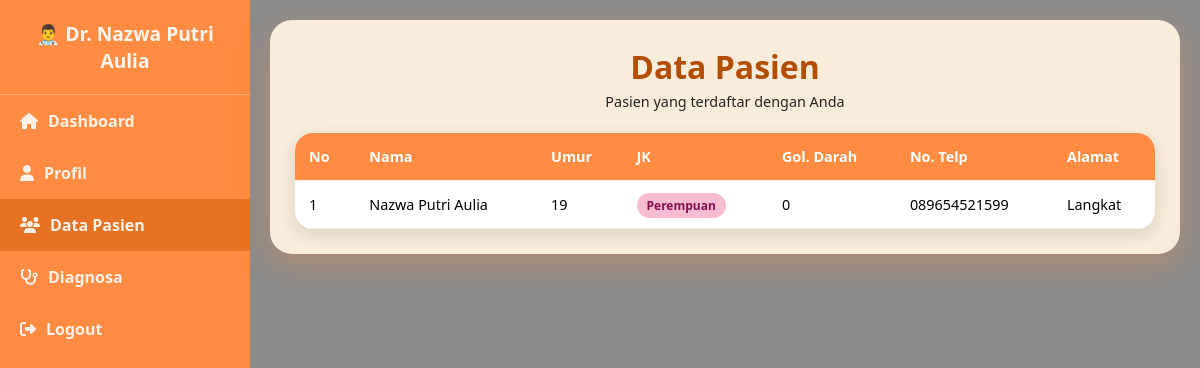
The page /dokter/data_pasien.php (signed in) on the database its author committed.
### tables this page shows
CREATE TABLE `dokter` (
  `nip` int(11) NOT NULL,
  `nama_dokter` varchar(100) NOT NULL,
  `spesialis` varchar(50) DEFAULT NULL,
  `no_telp` varchar(18) DEFAULT NULL,
  `alamat` text DEFAULT NULL,
  `id_user` int(11) DEFAULT NULL
);

CREATE TABLE `pasien` (
  `kode_pasien` int(11) NOT NULL,
  `nama_pasien` varchar(100) NOT NULL,
  `umur` int(3) DEFAULT NULL,
  `jenis_kelamin` enum('L','P') DEFAULT NULL,
  `alamat` text DEFAULT NULL,
  `no_telp` varchar(18) DEFAULT NULL,
  `gol_darah` varchar(3) DEFAULT NULL,
  `id_user` int(11) DEFAULT NULL,
  `nip` int(11) DEFAULT NULL
);

### dokter/data_pasien.php (the view, shortened to what this page needs)
<?php
include "../config/koneksi.php";
$id_user = $_SESSION['id_user'] ?? null;
$dokter = mysqli_fetch_assoc(
    mysqli_query($koneksi,"SELECT nip, nama_dokter FROM dokter WHERE id_user='$id_user'")
);
$nip = $dokter['nip'];
$nama_dokter = htmlspecialchars($dokter['nama_dokter']);
$pasien = mysqli_query($koneksi,"
    SELECT DISTINCT p.kode_pasien, p.nama_pasien, p.umur, p.jenis_kelamin,
           p.alamat, p.no_telp, p.gol_darah
    FROM rawat_inap r
    JOIN pasien p ON r.kode_pasien = p.kode_pasien
    WHERE r.nip='$nip'
    ORDER BY p.nama_pasien
");
?>
<!DOCTYPE html>
<html lang="id">
<head>
<link rel="stylesheet" href="https://cdnjs.cloudflare.com/ajax/libs/font-awesome/6.5.0/css/all.min.css"/>
</head>
<body>
<div class="sidebar">
    <div class="logo">👨‍⚕️ <?= $nama_dokter ?></div>
    <a href="dashboard.php"><i class="fas fa-home"></i>Dashboard</a>
    <a href="daftar_dokter.php"><i class="fas fa-user"></i>Profil</a>
    <a class="active"><i class="fas fa-users"></i>Data Pasien</a>
    <a href="input_diagnosa.php"><i class="fas fa-stethoscope"></i>Diagnosa</a>
    <a href="../logout.php"><i class="fas fa-sign-out-alt"></i>Logout</a>
</div>
<div class="main">
    <div class="content">
        <h1>Data Pasien</h1>
        <p>Pasien yang terdaftar dengan Anda</p>
        <?php if(mysqli_num_rows($pasien)>0): ?>
        <div class="table-wrap">
            <table>
                <tr>
                    <th>No</th>
                    <th>Nama</th>
                    <th>Umur</th>
                    <th>JK</th>
                    <th>Gol. Darah</th>
                    <th>No. Telp</th>
                    <th>Alamat</th>
                </tr>
                <?php $no=1; while($p=mysqli_fetch_assoc($pasien)): ?>
                <tr>
                    <td><?= $no++ ?></td>
                    <td><?= $p['nama_pasien'] ?></td>
                    <td><?= $p['umur'] ?? '-' ?></td>
                    <td>
                        <span class="badge <?= $p['jenis_kelamin'] ?>">
                            <?= $p['jenis_kelamin']=='L'?'Laki-laki':'Perempuan' ?>
                        </span>
                    </td>
                    <td><?= $p['gol_darah'] ?? '-' ?></td>
                    <td><?= $p['no_telp'] ?? '-' ?></td>
                    <td><?= $p['alamat'] ?? '-' ?></td>
                </tr>
                <?php endwhile; ?>
            </table>
        </div>
        <?php endif; ?>
    </div>
</div>
</body>
</html>

### dokter/data_pasien.php (style rules this page uses)
* { box-sizing:border-box }
body { margin:0; font-family:'Segoe UI',sans-serif; background: linear-gradient(rgba(0,0,0,.45),rgba(0,0,0,.45)), url("../assets/RS_Pondok_Indah_-_Pondok_Indah.jpg") center/cover fixed; display:flex; }
.sidebar { width:250px; background:#FF8C42; min-height:100vh; }
.sidebar .logo { color:#FFF6EE; text-align:center; font-size:1.2rem; font-weight:bold; padding:20px; border-bottom:1px solid rgba(255,255,255,.3); }
.sidebar a { display:flex; align-items:center; gap:10px; padding:15px 20px; color:#FFF1E8; text-decoration:none; font-weight:600; }
.sidebar a:hover, .sidebar a.active { background:#E67323; }
.main { flex:1; padding:20px; }
.content { background:rgba(255,242,224,.95); padding:25px; border-radius:22px; box-shadow:0 10px 30px rgba(255,140,66,.35); }
.content h1 { text-align:center; color:#B34D00; margin:0; }
.content p { text-align:center; font-size:.9rem; opacity:.85; margin-top:4px; }
.table-wrap { margin-top:22px; background:#fff; border-radius:18px; overflow:hidden; box-shadow:0 6px 18px rgba(0,0,0,.12); }
table { width:100%; border-collapse:collapse; }
th, td { padding:14px; border-bottom:1px solid #eee; font-size:.9rem; }
th { background:#FF8C42; color:#fff; text-align:left; }
.badge { padding:4px 10px; border-radius:14px; font-size:.75rem; font-weight:700; }
.badge.P { background:#F8BBD0; color:#880E4F; }

### rows shown on the page
dokter: nama_dokter "Dr. Nazwa Putri Aulia"
pasien: nama_pasien "Nazwa Putri Aulia", umur "19", jenis_kelamin "Perempuan", gol_darah "0", no_telp "089654521599", alamat "Langkat"
